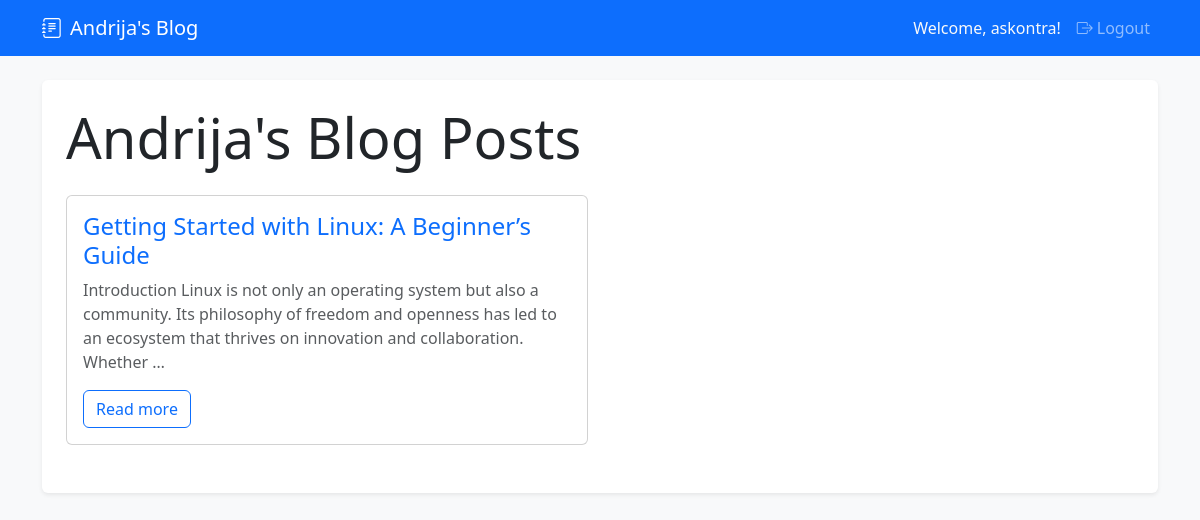
/blogs/ (signed in), run on the app's committed database.
### blogs/models.py (models this page shows, shortened)
class Blog(models.Model):
    title = models.CharField(max_length=255)
    slug = models.SlugField(unique=True)
    content = models.TextField()
    author = models.ForeignKey(
        User,
        on_delete=models.CASCADE,
        blank=True,
        null=True,
        help_text="The admin user who created the blog post",
    )
    created_at = models.DateTimeField(auto_now_add=True)
    updated_at = models.DateTimeField(auto_now=True)
    class Meta:
        ordering = ["-created_at"]

### blogs/views.py (the view)
# urls.py: path("", views.list_blogs, name="blog_list"),
def list_blogs(request):
    blogs = Blog.objects.all()
    return render(request, "blogs/blog_list.html", {"blogs": blogs})

### blogs/templates/blogs/blog_list.html
{% extends "blogs/base.html" %}
{% block content %}
<h1 class="display-4 mb-4">Andrija's Blog Posts</h1>
<div class="row">
  {% for blog in blogs %}
  <div class="col-md-6 mb-4">
    <div class="card h-100 hover-shadow">
      <div class="card-body">
        <h2 class="h4 card-title">
          <a href="{% url 'blogs:blog_detail' blog.slug %}" class="text-decoration-none text-primary">{{ blog.title }}</a>
        </h2>
        <p class="card-text text-muted">{{ blog.content|truncatewords:30 }}</p>
        <a href="{% url 'blogs:blog_detail' blog.slug %}" class="btn btn-outline-primary">Read more</a>
      </div>
    </div>
  </div>
  {% empty %}
  <div class="col-12">
    <div class="alert alert-info">No blog posts available yet.</div>
  </div>
  {% endfor %}
</div>
{% endblock %}

### blogs/templates/blogs/base.html (shortened to what this page needs)
<!doctype html>
<html lang="en">
  <head>
    <link
            href="https://cdn.jsdelivr.net/npm/bootstrap@5.3.3/dist/css/bootstrap.min.css"
            rel="stylesheet"
    />
    <link
      rel="stylesheet"
      href="https://cdn.jsdelivr.net/npm/bootstrap-icons@1.11.3/font/bootstrap-icons.min.css"
    />
  </head>
  <body class="bg-light">
    <nav class="navbar navbar-expand-lg navbar-dark bg-primary mb-4">
      <div class="container">
        <a class="navbar-brand" href="{% url 'blogs:blog_list' %}">
          <i class="bi bi-journal-text me-2"></i>Andrija's Blog
        </a>
        <div class="collapse navbar-collapse" id="navbarNav">
          <ul class="navbar-nav ms-auto">
            {% if user.is_authenticated %}
              <li class="nav-item">
                <span class="nav-link text-light">Welcome, {{ user.username }}!</span>
              </li>
              <li class="nav-item">
                <a class="nav-link" href="{% url 'accounts:logout' %}">
                  <i class="bi bi-box-arrow-right me-1"></i>Logout
                </a>
              </li>
            {% endif %}
          </ul>
        </div>
      </div>
    </nav>
    <div class="container">
      <div class="bg-white p-4 rounded shadow-sm">
        {% block content %}{% endblock %}
      </div>
    </div>
  </body>
</html>

### data on the page
Blog: title "Getting Started with Linux: A Beginner’s Guide", content "Introduction Linux is not only an operating system but also a community. Its philosophy of freedom and openness has led to an ecosystem that thrives on innovation and collaboration. Whether …"

### other printed values
{{ user.username }} "askontra"
